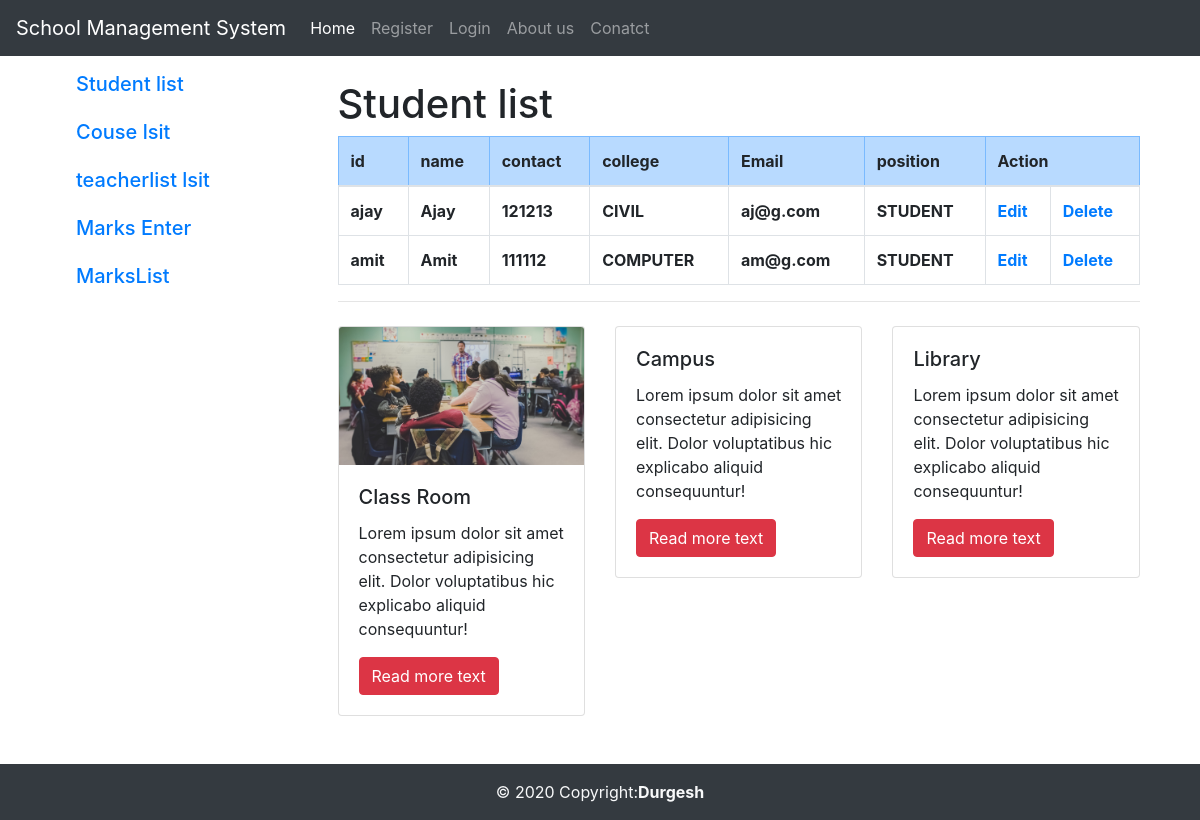
The app's page /slist with its own data.
### CollegeApp/models.py (models this page shows, shortened)
class UserModel(User):
    DOB=models.CharField(max_length=70)
    gender=models.CharField(max_length=10)
    contact=models.CharField(max_length=50)
    Branch=models.ForeignKey(BranchModel, on_delete=models.CASCADE)
    position=models.ForeignKey(position,on_delete=models.CASCADE,default=3)

class BranchModel(models.Model):
    B_no=models.IntegerField()
    Bname=models.CharField(max_length=120)
    def __str__(s):
        return s.Bname

class position(models.Model):
    position=models.CharField(max_length=30)
    def __str__(s):
        return s.position

### CollegeApp/views.py (the view)
# urls.py: path('slist',v.Studentlist.as_view()),
class Studentlist(ListView):
    model=UserModel
    template_name="studentlist.html"

### CollegeApp/templates/studentlist.html
{%extends 'teacherhome.html'%}
 {% block teacher %}
<h1 class="text-justify">Student list</h1>
<table class="table table-bordered">
    <thead>
<tr class="table-primary">
    <th>id</th>
    <th>name</th>
    <th>contact</th>
    <th>college</th>
    <th>Email</th>
    <th>position</th>
    <th colspan="3">Action</th>
</tr>
</thead>
{% for i in object_list%}
<tr class="font-weight-bold">
<td>{{i.username}}</td>
<td>{{i.first_name}}</td>
<td>{{i.contact}}</td>
<td>{{i.Branch}}</td>
<td>{{i.email}}</td>
<td>{{i.position}}</td>
<td><a href="editprofile/{{i.id}}">Edit</a></td>
<td><a href="deletestud/{{i.id}}">Delete</a></td>
</tr>
{% endfor %}
</table>
<hr>
{%load static%}
{% include 'cam_lib.html' %}
      {% endblock teacher %}

### records on screen
UserModel: username "ajay", first_name "Ajay", contact "121213", Branch "CIVIL", email "aj@g.com", position "STUDENT"
UserModel: username "amit", first_name "Amit", contact "111112", Branch "COMPUTER", email "am@g.com", position "STUDENT"
